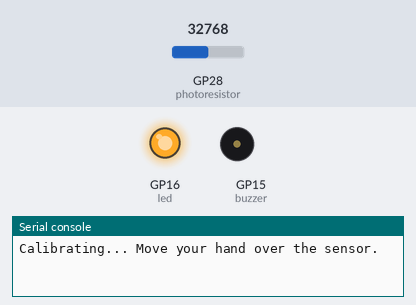
Recording of a program running on a simulated Raspberry Pi Pico running MicroPython. Parts: output pins drawn as LEDs (lit = HIGH), buzzer (waves = sounding), the last lines printed to the serial console. Inputs (shaded band) come from the test bench; at power-on: GP28 (photoresistor) = 32768 (analog values on the 0–65535 scale).

Above: at 0.1 s.
At 5.1 s:
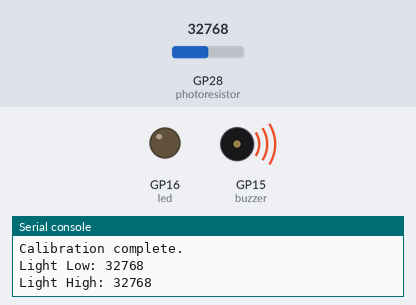
Timing chart, 0 to 6.6 s (numbered marks = the images above):
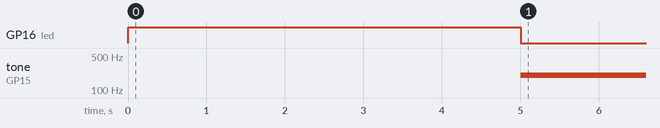

Measured:
- by itself, tone on GP15 (buzzer): silent → 200 Hz at 5.0 s

The program:

7.1_light_theremin.py
```python
import machine
import utime

# Initialize components
led = machine.Pin(16, machine.Pin.OUT)  # LED on GP16
photoresistor = machine.ADC(28)         # Photoresistor connected to ADC0 (GP28)
buzzer = machine.PWM(machine.Pin(15))   # Buzzer connected to GP15

# Variables for calibration
light_low = 65535
light_high = 0

# Function to map values from one range to another
def interval_mapping(x, in_min, in_max, out_min, out_max):
    # Ensure in_min != in_max to avoid division by zero
    if in_max - in_min == 0:
        return out_min
    return int((x - in_min) * (out_max - out_min) / (in_max - in_min) + out_min)

# Function to play a tone on the buzzer
def play_tone(pin, frequency):
    if frequency <= 0:
        pin.duty_u16(0)
    else:
        pin.freq(frequency)
        pin.duty_u16(32768)  # 50% duty cycle

# Calibration process
def calibrate():
    global light_low, light_high
    print("Calibrating... Move your hand over the sensor.")
    led.value(1)  # Turn on LED to indicate calibration
    start_time = utime.ticks_ms()
    while utime.ticks_diff(utime.ticks_ms(), start_time) < 5000:  # 5 seconds calibration
        light_value = photoresistor.read_u16()
        if light_value > light_high:
            light_high = light_value
        if light_value < light_low:
            light_low = light_value
        utime.sleep_ms(10)
    led.value(0)  # Turn off LED after calibration
    print("Calibration complete.")
    print("Light Low:", light_low)
    print("Light High:", light_high)

# Main function
def main():
    calibrate()
    try:
        while True:
            light_value = photoresistor.read_u16()
            # Map the light value to a frequency range (e.g., 200 Hz to 2000 Hz)
            frequency = interval_mapping(light_value, light_low, light_high, 200, 2000)
            play_tone(buzzer, frequency)
            utime.sleep_ms(20)
    except KeyboardInterrupt:
        buzzer.deinit()
        print("Program stopped.")

# Run the main function
if __name__ == "__main__":
    main()
```
